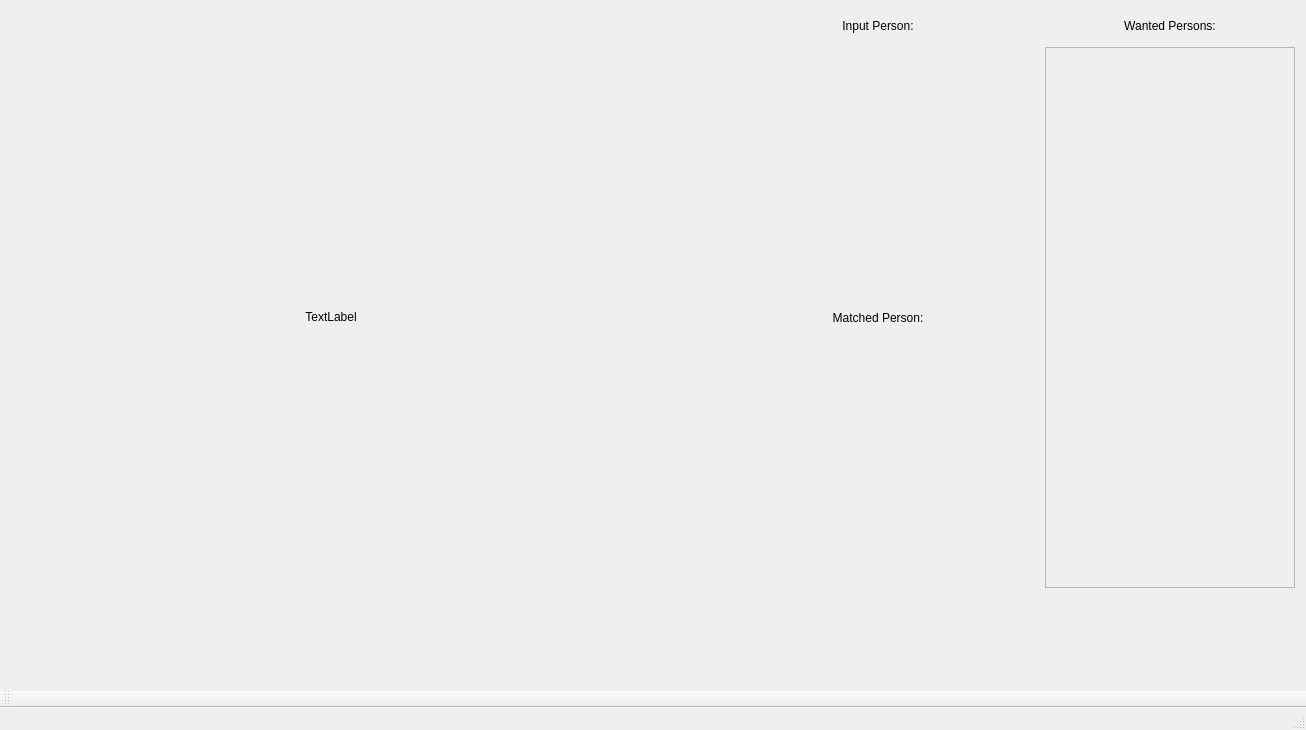
<?xml version="1.0" encoding="UTF-8"?>
<ui version="4.0">
 <class>BorderMainWindowClass</class>
 <widget class="QMainWindow" name="BorderMainWindowClass">
  <property name="enabled">
   <bool>true</bool>
  </property>
  <property name="geometry">
   <rect>
    <x>0</x>
    <y>0</y>
    <width>1306</width>
    <height>730</height>
   </rect>
  </property>
  <property name="sizePolicy">
   <sizepolicy hsizetype="Minimum" vsizetype="Minimum">
    <horstretch>0</horstretch>
    <verstretch>0</verstretch>
   </sizepolicy>
  </property>
  <property name="windowTitle">
   <string>Border Control Prototype</string>
  </property>
  <widget class="QWidget" name="centralWidget">
   <layout class="QVBoxLayout" name="verticalLayout">
    <item>
     <layout class="QGridLayout" name="_2">
      <item row="4" column="3">
       <widget class="ClickableQLabel" name="matchedPerson">
        <property name="minimumSize">
         <size>
          <width>200</width>
          <height>250</height>
         </size>
        </property>
        <property name="text">
         <string/>
        </property>
       </widget>
      </item>
      <item row="2" column="3">
       <widget class="ClickableQLabel" name="inputPerson">
        <property name="minimumSize">
         <size>
          <width>200</width>
          <height>250</height>
         </size>
        </property>
        <property name="autoFillBackground">
         <bool>false</bool>
        </property>
        <property name="text">
         <string/>
        </property>
       </widget>
      </item>
      <item row="2" column="5" rowspan="3">
       <widget class="QScrollArea" name="sca_wantedPersonList">
        <property name="minimumSize">
         <size>
          <width>220</width>
          <height>0</height>
         </size>
        </property>
        <property name="maximumSize">
         <size>
          <width>250</width>
          <height>16777215</height>
         </size>
        </property>
        <property name="widgetResizable">
         <bool>true</bool>
        </property>
        <widget class="QWidget" name="sac_wantedPersonList">
         <property name="geometry">
          <rect>
           <x>0</x>
           <y>0</y>
           <width>248</width>
           <height>535</height>
          </rect>
         </property>
         <layout class="QGridLayout" name="gridLayout">
          <item row="0" column="0">
           <layout class="QVBoxLayout" name="wantedPersons"/>
          </item>
         </layout>
        </widget>
       </widget>
      </item>
      <item row="1" column="5">
       <widget class="QLabel" name="label_2">
        <property name="sizePolicy">
         <sizepolicy hsizetype="Minimum" vsizetype="Minimum">
          <horstretch>0</horstretch>
          <verstretch>0</verstretch>
         </sizepolicy>
        </property>
        <property name="text">
         <string>Wanted Persons:</string>
        </property>
        <property name="alignment">
         <set>Qt::AlignCenter</set>
        </property>
       </widget>
      </item>
      <item row="3" column="3">
       <widget class="QLabel" name="label_3">
        <property name="text">
         <string>Matched Person:</string>
        </property>
        <property name="alignment">
         <set>Qt::AlignCenter</set>
        </property>
       </widget>
      </item>
      <item row="1" column="3">
       <widget class="ClickableQLabel" name="inputPersonLabel">
        <property name="sizePolicy">
         <sizepolicy hsizetype="Minimum" vsizetype="Minimum">
          <horstretch>0</horstretch>
          <verstretch>0</verstretch>
         </sizepolicy>
        </property>
        <property name="text">
         <string>Input Person:</string>
        </property>
        <property name="alignment">
         <set>Qt::AlignCenter</set>
        </property>
       </widget>
      </item>
      <item row="2" column="0" rowspan="3">
       <widget class="ClickableQLabel" name="camera">
        <property name="sizePolicy">
         <sizepolicy hsizetype="Minimum" vsizetype="Minimum">
          <horstretch>0</horstretch>
          <verstretch>0</verstretch>
         </sizepolicy>
        </property>
        <property name="minimumSize">
         <size>
          <width>640</width>
          <height>360</height>
         </size>
        </property>
        <property name="maximumSize">
         <size>
          <width>640</width>
          <height>360</height>
         </size>
        </property>
        <property name="text">
         <string>TextLabel</string>
        </property>
        <property name="alignment">
         <set>Qt::AlignCenter</set>
        </property>
       </widget>
      </item>
      <item row="6" column="0" colspan="6">
       <widget class="QLabel" name="lab_result">
        <property name="minimumSize">
         <size>
          <width>0</width>
          <height>50</height>
         </size>
        </property>
        <property name="font">
         <font>
          <pointsize>26</pointsize>
          <weight>75</weight>
          <italic>false</italic>
          <bold>true</bold>
          <underline>false</underline>
         </font>
        </property>
        <property name="text">
         <string/>
        </property>
        <property name="alignment">
         <set>Qt::AlignCenter</set>
        </property>
        <property name="wordWrap">
         <bool>false</bool>
        </property>
       </widget>
      </item>
      <item row="5" column="3">
       <widget class="QLabel" name="matchedPersonLabel">
        <property name="autoFillBackground">
         <bool>true</bool>
        </property>
        <property name="text">
         <string/>
        </property>
        <property name="alignment">
         <set>Qt::AlignCenter</set>
        </property>
       </widget>
      </item>
     </layout>
    </item>
   </layout>
  </widget>
  <widget class="QMenuBar" name="menuBar">
   <property name="geometry">
    <rect>
     <x>0</x>
     <y>0</y>
     <width>1306</width>
     <height>21</height>
    </rect>
   </property>
  </widget>
  <widget class="QToolBar" name="mainToolBar">
   <attribute name="toolBarArea">
    <enum>BottomToolBarArea</enum>
   </attribute>
   <attribute name="toolBarBreak">
    <bool>false</bool>
   </attribute>
  </widget>
  <widget class="QStatusBar" name="statusBar"/>
  <action name="act_quit">
   <property name="text">
    <string>Quit</string>
   </property>
  </action>
  <action name="act_preferences">
   <property name="text">
    <string>Preferences</string>
   </property>
  </action>
  <action name="act_about">
   <property name="text">
    <string>About</string>
   </property>
  </action>
  <action name="act_saveImg">
   <property name="text">
    <string>Save Output Image</string>
   </property>
  </action>
  <action name="act_saveKDTree">
   <property name="text">
    <string>Save KD-Tree</string>
   </property>
  </action>
  <action name="act_importWantedPersonList">
   <property name="text">
    <string>Import the Wanted Person List</string>
   </property>
  </action>
  <action name="act_changeCamera">
   <property name="text">
    <string>Change Camera</string>
   </property>
  </action>
 </widget>
 <layoutdefault spacing="6" margin="11"/>
 <customwidgets>
  <customwidget>
   <class>ClickableQLabel</class>
   <extends>QLabel</extends>
   <header>clickableqlabel.h</header>
  </customwidget>
 </customwidgets>
 <resources/>
 <connections/>
</ui>
